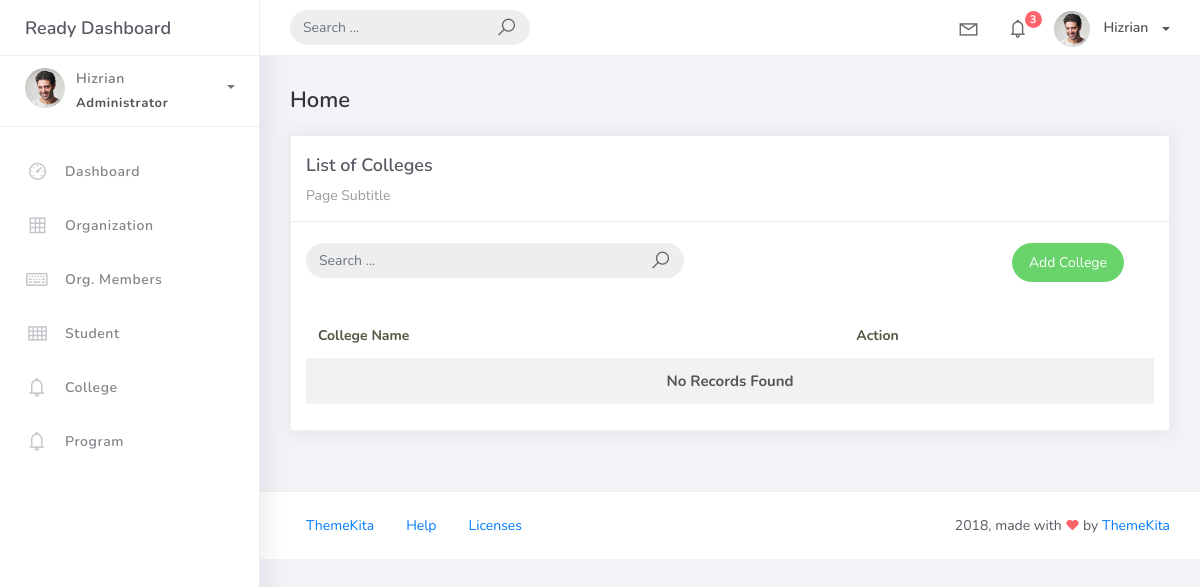
The page /college_list on the database as committed earlier.
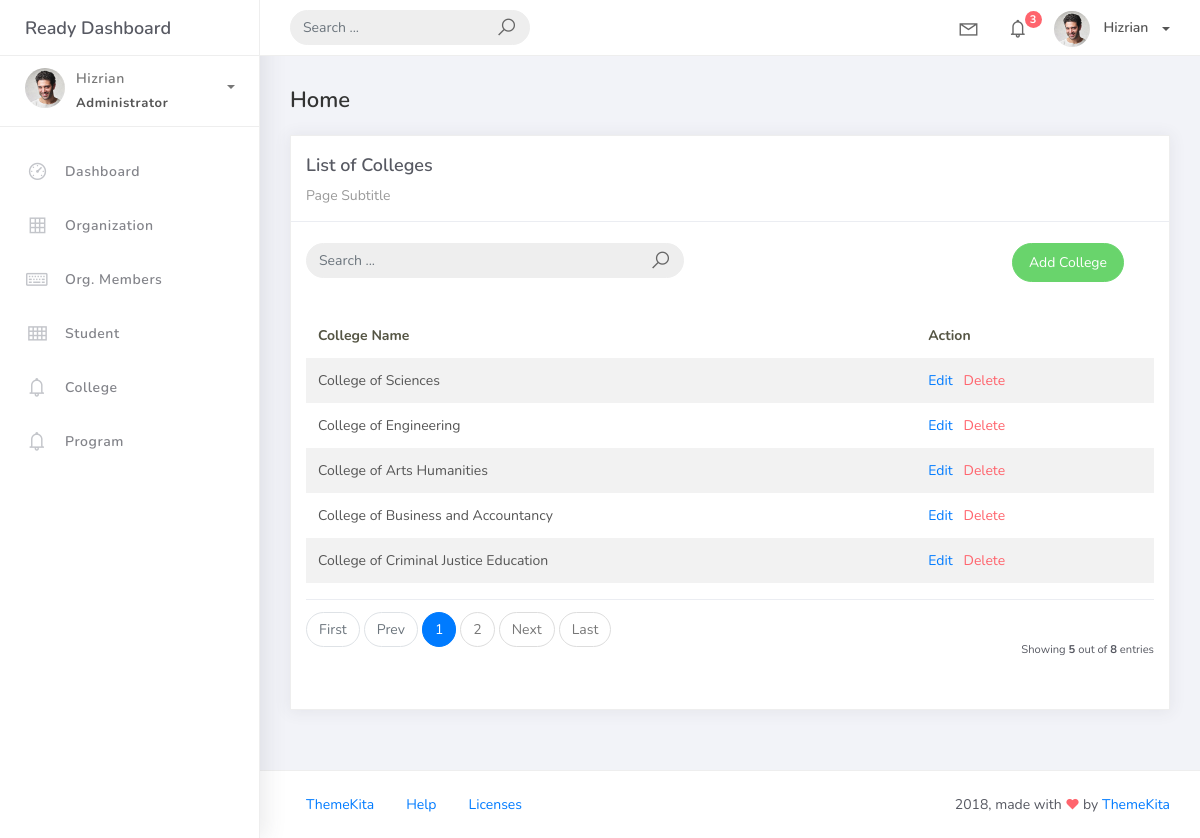
The same page on the database as committed later.
### studentorg/models.py (models this page shows, shortened)
class BaseModel(models.Model):
    created_at = models.DateTimeField(auto_now_add=True, db_index=True)
    updated_at = models.DateTimeField(auto_now=True)
    class Meta:
        abstract = True

class College(BaseModel):
    college_name = models.CharField(max_length=150)

### studentorg/views.py (the view)
# urls.py: path('college_list', CollegeList.as_view(), name='college-list'),
class CollegeList(ListView):
    model = College
    context_object_name = 'college'
    template_name = 'college_list.html'
    paginate_by = 5
    def get_queryset(self):
        qs = super().get_queryset()
        query = self.request.GET.get('q')
        if query:
            qs = qs.filter(
                Q(college_name__icontains=query)
            )
        return qs

### templates/college_list.html (shortened to what the changed rows need)
{% extends 'base.html' %}
{% load static %}
{% block content %}
<div class="content">
    <div class="container-fluid">
        <div class="row">
            <div class="col-md-12">
                <div class="card">
                    <br />
                    <div class="card-body">
                        <table class="table table-striped mt-3">
                            <thead>
                                <tr>
                                    <th scope="col">
                                        College Name
                                    </th>
                                    <th scope="col">
                                        Action
                                    </th>
                                </tr>
                            </thead>
                            <tbody>
                                {% for object in object_list %}
                                <tr>
                                    <td>
                                        {{ object.college_name }}
                                    </td>
                                    <td>
                                        <a
                                            href="{% url 'college-update' object.id %}"
                                        >
                                            Edit
                                        </a>
                                        <a
                                            href="{% url 'college-delete' object.id %}"
                                            class="text-danger"
                                        >
                                            Delete
                                        </a>
                                    </td>
                                </tr>
                                {% empty %}
                                <tr>
                                    <td
                                        colspan="2"
                                        style="text-align: center"
                                    >
                                        <p class="text-sm font-weight-bold mb-0">
                                            No Records Found
                                        </p>
                                    </td>
                                </tr>
                                {% endfor %}
                            </tbody>
                        </table>
                        {% include 'includes/pagination.html' %}
                    </div>
                </div>
            </div>
        </div>
    </div>
</div>
{% endblock %}

Rows that differ between the two databases and show on the page:
added College: college_name "College of Sciences"
added College: college_name "College of Engineering"
added College: college_name "College of Arts Humanities"
added College: college_name "College of Business and Accountancy"
added College: college_name "College of Criminal Justice Education"
Other text that changed with them:
{{ object_list.count }}: (not shown) → "5"
{{ paginator.count }}: (not shown) → "8"
text no longer shown: "No Records Found"
text now shown: "First Prev Next Last Showing out of entries"
new list line: "1"
new list line: "2"
